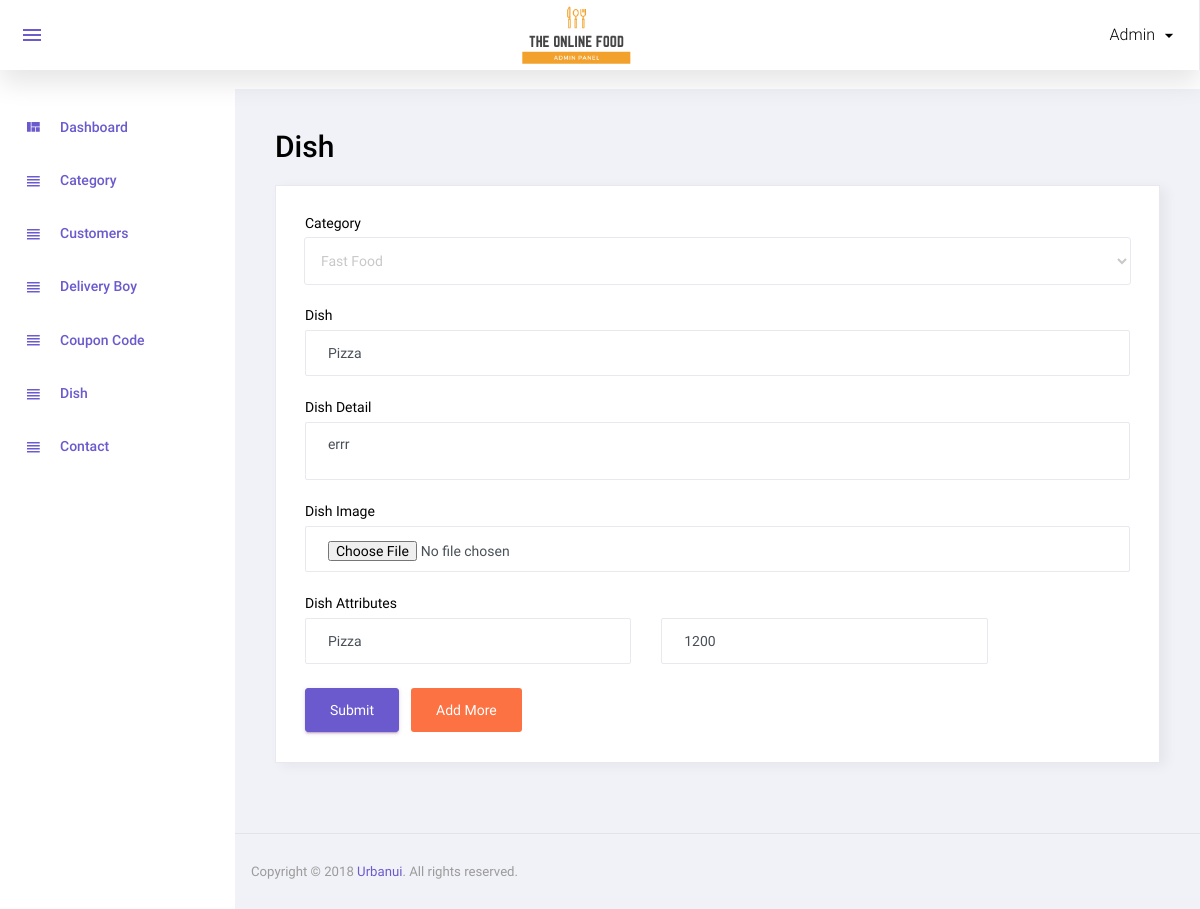
The app's page /admin/manage_dish.php?id=2 (signed in) with its own data.
### tables this page shows
CREATE TABLE `dish` (
  `id` int(11) NOT NULL,
  `category_id` int(11) NOT NULL,
  `dish` varchar(100) NOT NULL,
  `dish_detail` text NOT NULL,
  `image` varchar(100) NOT NULL,
  `status` int(11) NOT NULL,
  `added_on` datetime NOT NULL
);

CREATE TABLE `dish_details` (
  `id` int(11) NOT NULL,
  `dish_id` int(11) NOT NULL,
  `attribute` varchar(100) NOT NULL,
  `price` int(11) NOT NULL,
  `status` int(11) NOT NULL,
  `added_on` datetime NOT NULL
);

### function.inc.php (called while the page is built, shortened)
<?php
function get_safe_value($str){
    global  $con;
    $str=mysqli_real_escape_string($con,$str);
    return $str;
}
    ?>

### admin/manage_dish.php (the view, shortened to what this page needs)
<?php
include('top.php');
$category_id="";
$dish="";
$dish_detail="";
$id="";
$image_status='required';
if(isset($_GET['id']) && $_GET['id']>0){
	$id=get_safe_value($_GET['id']);
	$row=mysqli_fetch_assoc(mysqli_query($con,"select * from dish where id='$id'"));
	$category_id=$row['category_id'];
	$dish=$row['dish'];
	$dish_detail=$row['dish_detail'];
	$image_status='';
}
$res_category=mysqli_query($con,"select * from category where status='1' order by category asc")
?>
<div class="row">
			<h1 class="grid_title ml10 ml15">Dish</h1>
            <div class="col-12 grid-margin stretch-card">
              <div class="card">
                <div class="card-body">
                  <form class="forms-sample" method="post" enctype="multipart/form-data">
                    <div class="form-group">
                      <label for="exampleInputName1">Category</label>
                      <select class="form-control" name="category_id" required>
						<?php
						while($row_category=mysqli_fetch_assoc($res_category)){
							if($row_category['id']==$category_id){
								echo "<option value='".$row_category['id']."' selected>".$row_category['category']."</option>";
							}else{
								echo "<option value='".$row_category['id']."'>".$row_category['category']."</option>";
							}
						}
						?>
					  </select>
                    </div>
					<div class="form-group">
                      <label for="exampleInputName1">Dish</label>
                      <input type="text" class="form-control" placeholder="dish" name="dish" required value="<?php echo $dish?>">
                    </div>
                    <div class="form-group">
                      <label for="exampleInputEmail3" required>Dish Detail</label>
                      <textarea name="dish_detail" class="form-control" placeholder="Dish Detail"><?php echo $dish_detail?></textarea>
                    </div>
					<div class="form-group">
                      <label for="exampleInputEmail3">Dish Image</label>
                      <input type="file" class="form-control" placeholder="Dish Image" name="image" <?php echo $image_status?>>
                    </div>
					<div class="form-group" id="dish_box1">
						<label for="exampleInputEmail3">Dish Attributes</label>
					<?php if($id==0){?>
						<div class="row">
							<div class="col-5">
								<input type="text" class="form-control" placeholder="Attribute" name="attribute[]" required>
							</div>
							<div class="col-5">
								<input type="text" class="form-control" placeholder="Price" name="price[]" required>
							</div>
						</div>
					<?php } else{
						$dish_details_res=mysqli_query($con,"select * from dish_details where dish_id='$id'");
						while($dish_details_row=mysqli_fetch_assoc($dish_details_res)){
						?>
						<div class="row mt8">
							<div class="col-5">
								<input type="text" class="form-control" placeholder="Attribute" name="attribute[]" required value="<?php echo $dish_details_row['attribute']?>">
							</div>
							<div class="col-5">
								<input type="text" class="form-control" placeholder="Price" name="price[]" required  value="<?php echo $dish_details_row['price']?>">
							</div>
						</div>
					<?php
					} } ?>
					</div>
                    <button type="submit" class="btn btn-primary mr-2" name="submit">Submit</button>
					<button type="button" class="btn badge-danger mr-2" onclick="add_more()">Add More</button>
                  </form>
                </div>
              </div>
            </div>
		 </div>
<?php include('footer.php');?>

### records on screen
dish: dish "Pizza", dish_detail "errr"
dish_details: attribute "Pizza", price "1200"

### other values on screen
$_SESSION['ADMIN_USER'] "Admin"
form field category_id "Fast Food"
